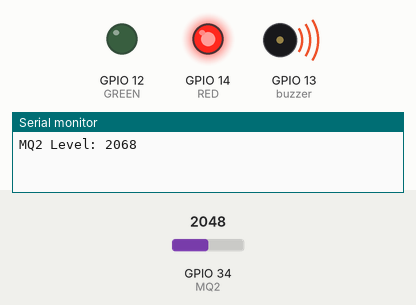
Recording of a sketch running on a simulated ESP32. Parts: output pins drawn as LEDs (lit = HIGH), buzzer (waves = sounding, pin HIGH), the last lines printed to the serial monitor. The inputs (shaded band) are chosen by the test bench; at power-on: GPIO 34 (MQ2) = 2048. WiFi joins after 1.5 s; servers stay silent unless stated.

Above: at 5.0 s.
5.1 s: GPIO 34 (MQ2) set to 619
7.0 s: GPIO 34 (MQ2) set to 563
At 8.1 s:
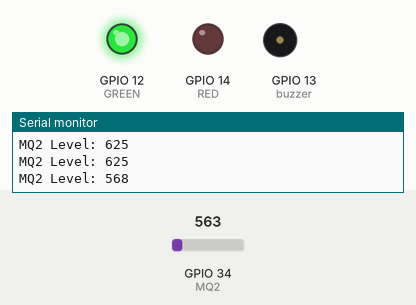
9.3 s: GPIO 34 (MQ2) set to 640
At 10.8 s:
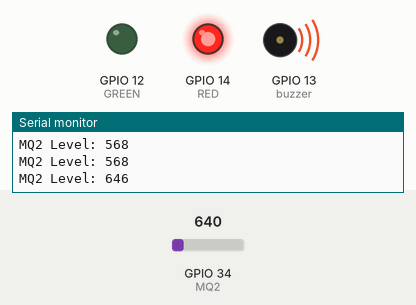
11.3 s: GPIO 34 (MQ2) set to 560
At 12.3 s:
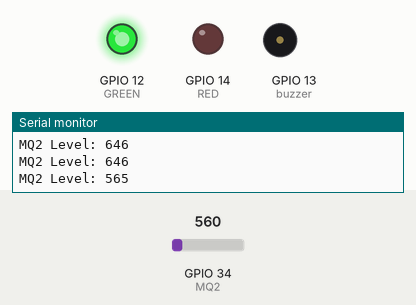
Timing chart, 0 to 14.3 s (numbered marks = the images above; inputs shaded):
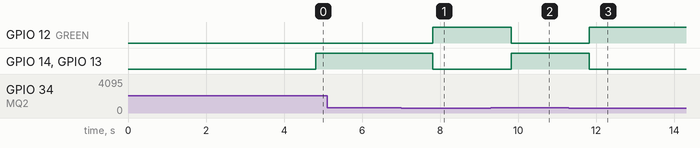

Measured:
- the behaviour switches between 596 and 595 on GPIO 34 (MQ2) (found by bisection; images 0 and 1)
- after the input at 7.0 s, GPIO 12 (GREEN): LOW → HIGH after 0.82 s; GPIO 14 (RED), GPIO 13 (buzzer): HIGH → LOW after 0.82 s
- after the input at 9.3 s, GPIO 12 (GREEN): HIGH → LOW after 0.52 s; GPIO 14 (RED), GPIO 13 (buzzer): LOW → HIGH after 0.52 s
- after the input at 11.3 s, GPIO 12 (GREEN): LOW → HIGH after 0.52 s; GPIO 14 (RED), GPIO 13 (buzzer): HIGH → LOW after 0.52 s

The sketch:

MQ2_ESP32_New_Blynk2.ino
```cpp
// Chage These Credentials with your Blynk Template credentials
#define BLYNK_TEMPLATE_ID "Template ID"
#define BLYNK_DEVICE_NAME "Device Name"
#define BLYNK_AUTH_TOKEN "Auth Token"

#define BLYNK_PRINT Serial

#include <WiFi.h>
#include <WiFiClient.h>
#include <BlynkSimpleEsp32.h>

char auth[] = BLYNK_AUTH_TOKEN;
char ssid[] = "Wifi Name"; // Change your Wifi/ Hotspot Name
char pass[] = "Wifi Password"; // Change your Wifi/ Hotspot Password

BlynkTimer timer;

#define MQ2 34
#define GREEN 12
#define RED 14
#define buzzer  13
int MQ2_Val = 0;

WidgetLED led(V1);


void setup() //Setup function - only function that is run in deep sleep mode
{
  Serial.begin(9600); //Start the serial output at 115,200 baud
  pinMode(GREEN, OUTPUT);
  pinMode(RED, OUTPUT);
  pinMode(buzzer, OUTPUT);

  Blynk.begin(auth, ssid, pass);//Splash screen delay
  delay(2000);
  timer.setInterval(1000L, mySensor);
}

void loop() //Loop function
{
  Blynk.run();
  timer.run();
}

void mySensor()
{
  MQ2_Val = analogRead(MQ2);
  for(int x = 0 ; x < 100 ; x++)
    {
        MQ2_Val = MQ2_Val + analogRead(MQ2);
    }
    MQ2_Val = MQ2_Val/100.0;

  Blynk.virtualWrite(V0, MQ2_Val);

  if (MQ2_Val > 600)
  {
    Blynk.notify("Gas Detected!");
    digitalWrite(GREEN, LOW);
    digitalWrite(RED, HIGH);
    digitalWrite(buzzer, HIGH);
    led.on();
  }

  else
  {
    digitalWrite(GREEN, HIGH);
    digitalWrite(RED, LOW);
    digitalWrite(buzzer, LOW);
    led.off();
  }
  Serial.print("MQ2 Level: ");
  Serial.println(MQ2_Val);

}
```
